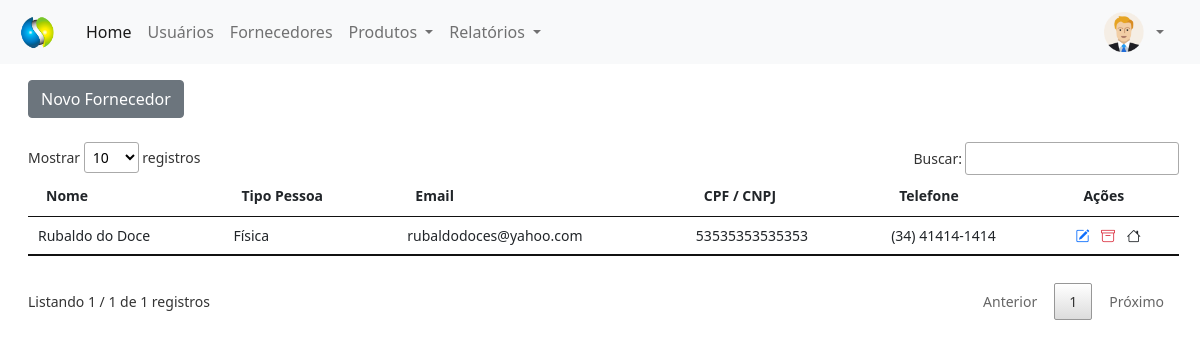
The app's page /painel-adm/index.php?pagina=fornecedores (signed in), older data.
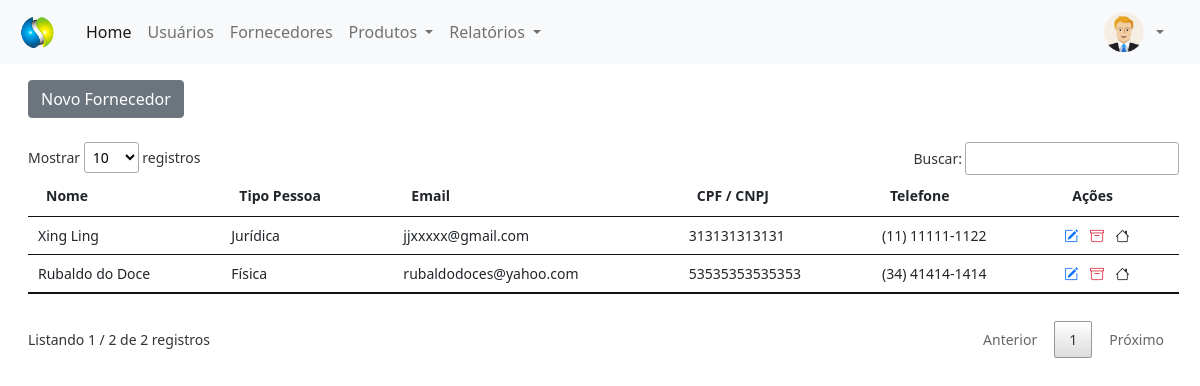
The same page, newer data.
### tables this page shows
CREATE TABLE `fornecedores` (
  `id` int(11) NOT NULL,
  `nome` varchar(80) NOT NULL,
  `tipo_pessoa` varchar(20) NOT NULL,
  `cpf` varchar(20) DEFAULT NULL,
  `email` varchar(80) DEFAULT NULL,
  `telefone` varchar(30) DEFAULT NULL,
  `endereco` varchar(80) DEFAULT NULL
);

### painel-adm/fornecedores.php (the view, shortened to what this page needs)
<?php
require_once('../conexao.php');
$pag = 'fornecedores';
?>
<!DOCTYPE html>
<html lang="en">
<head>
</head>
<body>
    <a href="index.php?pagina=<?php echo $pag; ?>&funcao=novo" type="button" class="btn btn-secondary mt-2">Novo Fornecedor</a>
    <div class="mt-4" style="margin-right: 25px">
        <?php
        $query_tab = $pdo->query("SELECT * FROM fornecedores order by id desc");
        $res_tab = $query_tab->fetchAll(PDO::FETCH_ASSOC);
        $total_reg_tab = @count($res_tab);
        if ($total_reg_tab > 0) {
        ?>
            <small>
                <table id="usuarios" class="table table-hover my-4" style="width:100%">
                    <thead>
                        <tr>
                            <th>Nome</th>
                            <th>Tipo Pessoa</th>
                            <th>Email</th>
                            <th>CPF / CNPJ</th>
                            <th>Telefone</th>
                            <th>Ações</th>
                        </tr>
                    </thead>
                    <tbody>
                        <?php
                        for ($i = 0; $i < $total_reg_tab; $i++) {
                        ?>
                            <tr>
                                <td><?php echo $res_tab[$i]['nome'] ?></td>
                                <td><?php echo $res_tab[$i]['tipo_pessoa'] ?></td>
                                <td><?php echo $res_tab[$i]['email'] ?></td>
                                <td><?php echo $res_tab[$i]['cpf'] ?></td>
                                <td><?php echo $res_tab[$i]['telefone'] ?></td>
                                <td>
                                    <ahref="index.php?pagina=<?php echo $pag; ?>&funcao=editar&id=<?php echo $res_tab[$i]['id']; ?>" type="button" title="Editar Registro">
                                        <i class="bi bi-pencil-square text-primary me-2"></i>
                                    <a href="index.php?pagina=<?php echo $pag; ?>&funcao=deletar&id=<?php echo $res_tab[$i]['id']; ?>" type="button" title="Excluir Registro">
                                        <i class="bi bi-archive text-danger"></i>
                                    </a>
                                    <a href="#" onclick="mostrarDados('<?php echo $res_tab[$i]['endereco'] ?>', '<?php echo $res_tab[$i]['nome'] ?>')" title="Ver Endereço">
                                        <i class="bi bi-house text-dark ms-2"></i>
                                    </a>
                                </td>
                            </tr>
                        <?php }
                        ?>
                    </tbody>
                </table>
            </small>
        <?php } else {
            echo "Não existem dados para serem exibidos!";
        } ?>
    </div>
</body>
</html>

Row changes from the older to the newer data that the page shows:
added fornecedores: nome "Xing Ling", tipo_pessoa "Jurídica", email "jjxxxxx@gmail.com", cpf "313131313131", telefone "(11) 11111-1122"
Text that changed along with them:
text written by a page script: "Mostrar registros Buscar: Listando 1 / 1 de 1 registros Anterior 1 Próximo" → "Mostrar registros Buscar: Listando 1 / 2 de 2 registros Anterior 1 Próximo"
